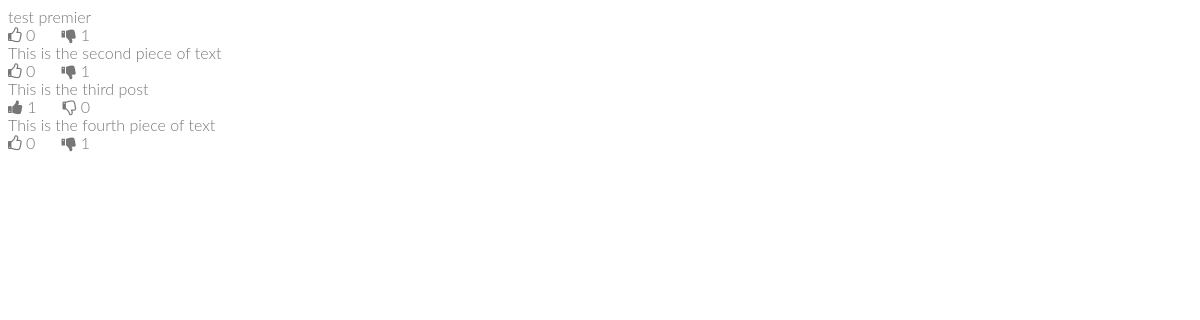
/like_dislike/index.php (signed in), run on the app's committed database.
### tables this page shows
CREATE TABLE IF NOT EXISTS `posts` (
  `id` int(11) NOT NULL AUTO_INCREMENT,
  `text` text NOT NULL,
  PRIMARY KEY (`id`)
);

### like_dislike/server.php (called while the page is built, shortened)
<?php
$conn = mysqli_connect('localhost', 'root', '', 'hopital');
$user_id = $_SESSION['id'];
function getLikes($id)
{
  global $conn;
  $sql = "SELECT COUNT(*) FROM rating_info
  		  WHERE post_id = $id AND rating_action='like'";
  $rs = mysqli_query($conn, $sql);
  $result = mysqli_fetch_array($rs);
  return $result[0];
}
function getDislikes($id)
{
  global $conn;
  $sql = "SELECT COUNT(*) FROM rating_info
  		  WHERE post_id = $id AND rating_action='dislike'";
  $rs = mysqli_query($conn, $sql);
  $result = mysqli_fetch_array($rs);
  return $result[0];
}
function userLiked($post_id)
{
  global $conn;
  global $user_id;
  $sql = "SELECT * FROM rating_info WHERE user_id=$user_id
  		  AND post_id=$post_id AND rating_action='like'";
  $result = mysqli_query($conn, $sql);
  if (mysqli_num_rows($result) > 0) {
  	return true;
  }else{
  	return false;
  }
}
function userDisliked($post_id)
{
  global $conn;
  global $user_id;
  $sql = "SELECT * FROM rating_info WHERE user_id=$user_id
  		  AND post_id=$post_id AND rating_action='dislike'";
  $result = mysqli_query($conn, $sql);
  if (mysqli_num_rows($result) > 0) {
  	return true;
  }else{
  	return false;
  }
}
$sql = "SELECT * FROM posts";
$result = mysqli_query($conn, $sql);
$posts = mysqli_fetch_all($result, MYSQLI_ASSOC);

### like_dislike/index.php (the view, shortened to what this page needs)
<?php include('server.php'); ?>
<!DOCTYPE html>
<html lang="en">
<head>
  <link rel="stylesheet" href="https://cdnjs.cloudflare.com/ajax/libs/font-awesome/4.7.0/css/font-awesome.min.css" />
  <link rel="stylesheet" href="main.css">
</head>
<body>
  <div class="posts-wrapper">
   <?php foreach ($posts as $post): ?>
   	<div class="post">
      <?php echo $post['text']; ?>
      <div class="post-info">
      	<i <?php if (userLiked($post['id'])): ?>
      		  class="fa fa-thumbs-up like-btn"
      	  <?php else: ?>
      		  class="fa fa-thumbs-o-up like-btn"
      	  <?php endif ?>
      	  data-id="<?php echo $post['id'] ?>"></i>
      	<span class="likes"><?php echo getLikes($post['id']); ?></span>
      	<i
      	  <?php if (userDisliked($post['id'])): ?>
      		  class="fa fa-thumbs-down dislike-btn"
      	  <?php else: ?>
      		  class="fa fa-thumbs-o-down dislike-btn"
      	  <?php endif ?>
      	  data-id="<?php echo $post['id'] ?>"></i>
      	<span class="dislikes"><?php echo getDislikes($post['id']); ?></span>
      </div>
   	</div>
   <?php endforeach ?>
  </div>
</body>
</html>

### 182 Medico -DOC/css/main.css (style rules this page uses)
body { background-color:#FFF; font-family: "Lato", sans-serif; font-weight: 300; font-size:16px; line-height:18px; color:#777; }

### data on the page
posts: text "test premier", id "0", id "1"
posts: text "This is the second piece of text", id "0", id "1"
posts: text "This is the third post", id "1", id "0"
posts: text "This is the fourth piece of text", id "0", id "1"
